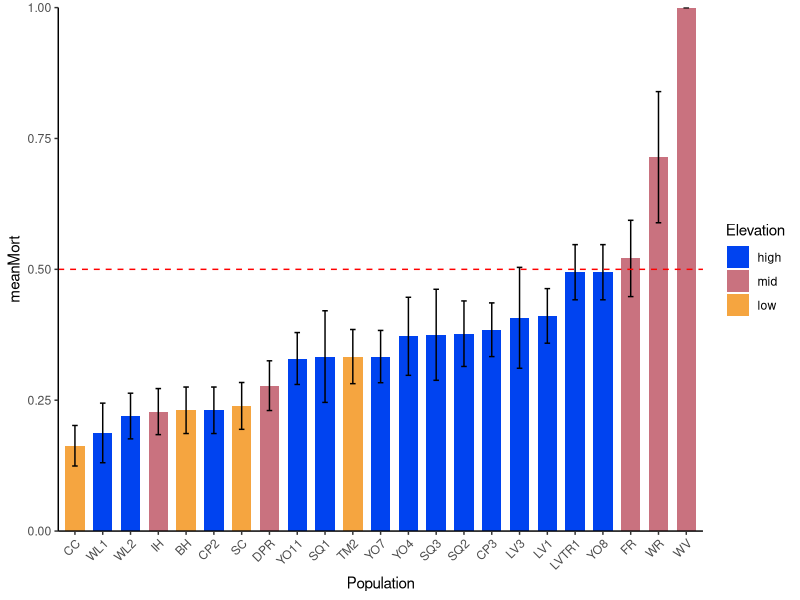
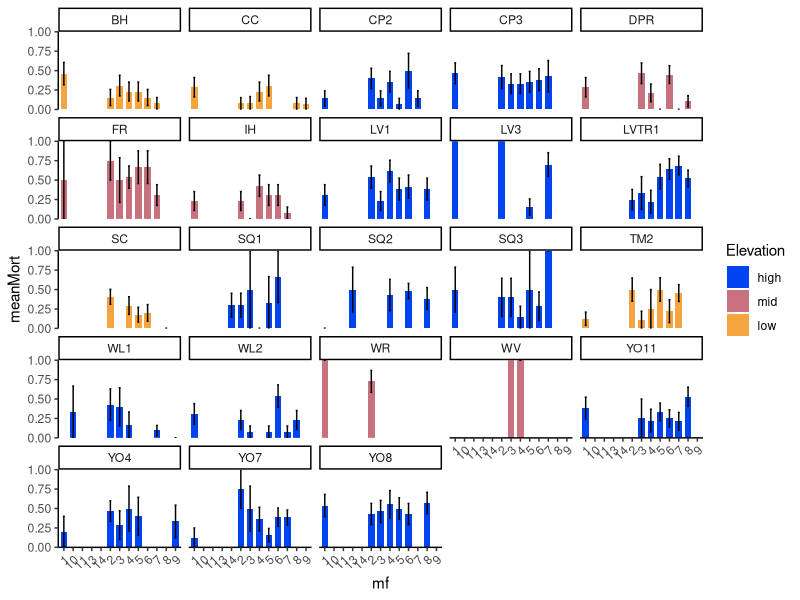
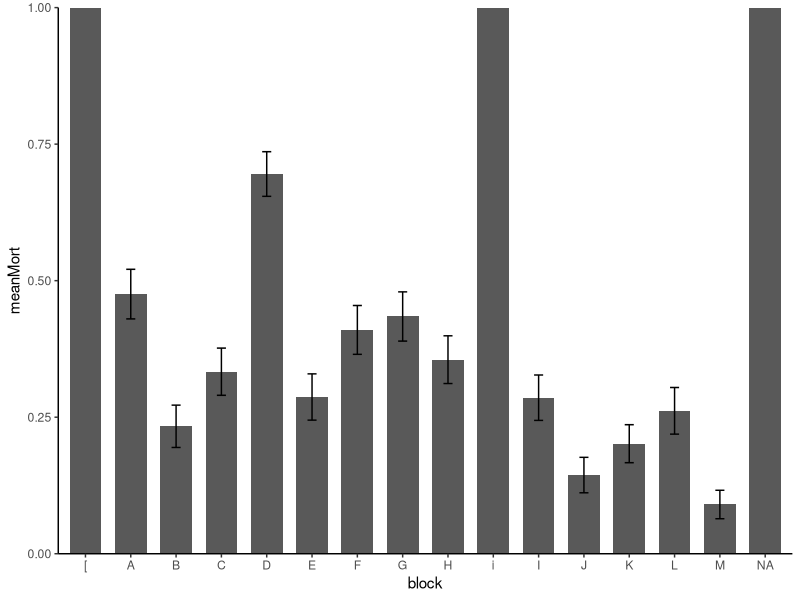
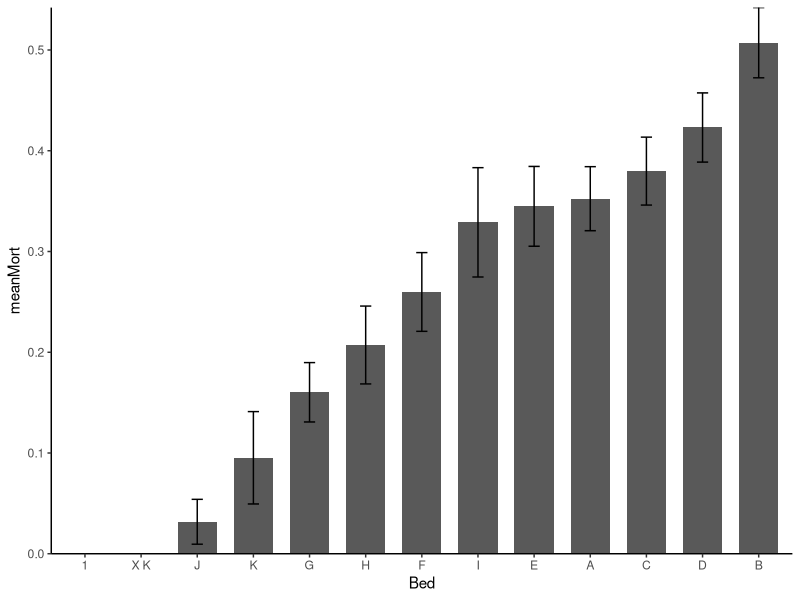
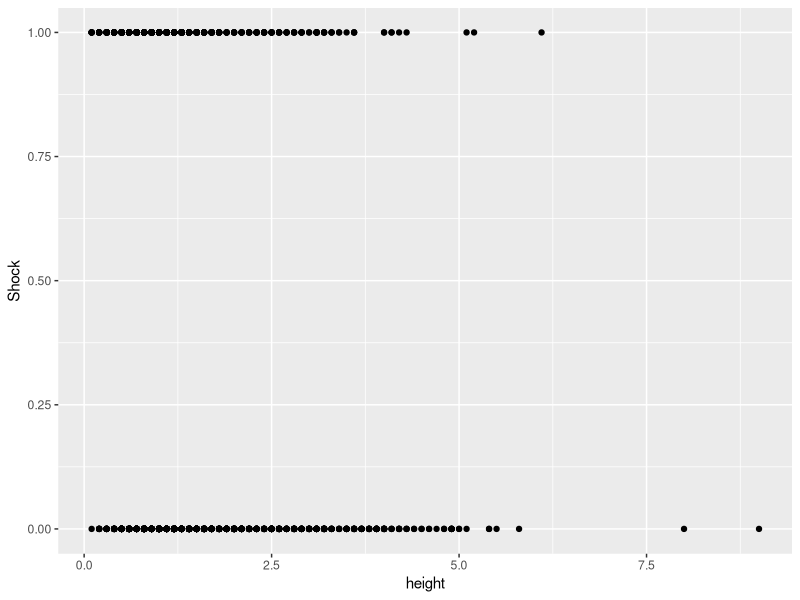
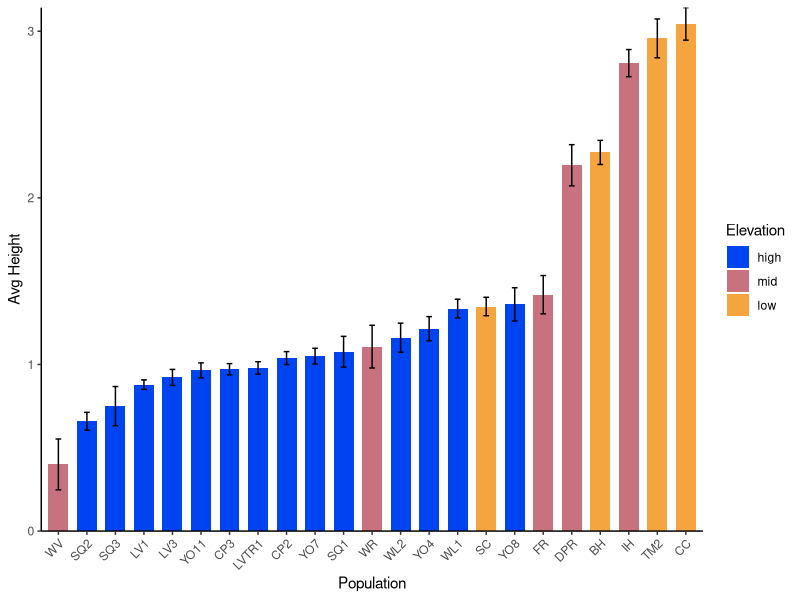
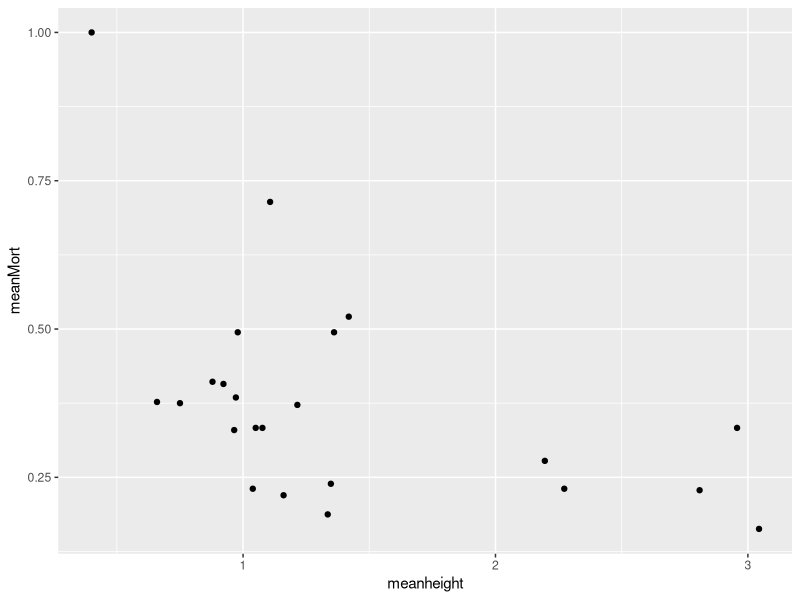
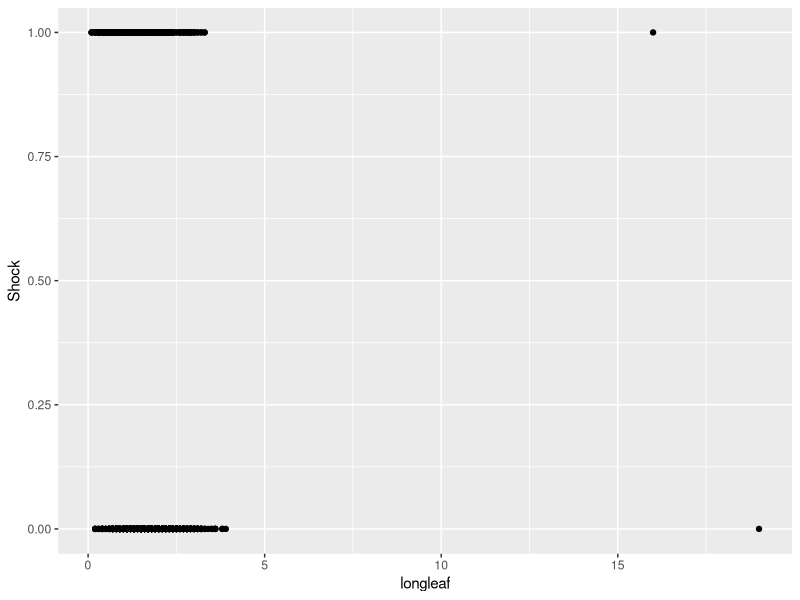

Write R code to recreate these figures, in order.
## ---- chunk 1
knitr::opts_chunk$set(echo = TRUE)
## ---- chunk 2
library(tidyverse)
sem <- function(x, na.rm=FALSE) {
  sd(x,na.rm=na.rm)/sqrt(length(na.omit(x)))
} #standard error function 

elev_three_palette <- c("#0043F0", "#C9727F", "#F5A540") #colors from Gremer et al 2019
elev_order <- c("high", "mid", "low")

## ---- chunk 3
size_0726 <- read_csv("../input/WL2_Data/WL2_size_survey_20230726_corrected.csv")
summary(size_0726)
head(size_0726)
size_0726_namecorrection <- size_0726 %>% select(block, bed ,bed.row=`bed.r ow`, bed.col=`bed.c ol`, pop:height.cm, longleaf.cm=`long.leaf. cm`, herbiv=`herbiv.y. n`)

mort_0726 <- read_csv("../input/WL2_Data/WL2_Mort_pheno_survey_20230726_corrected.csv")
summary(mort_0726)
head(mort_0726)
mort_0726_names <- mort_0726 %>% select(block:bud.date, death.date)

size_preplant_1 <- read_csv("../input/WL2_Data/WL2_DNA_Collection_Size_survey_combined20230703_corrected.csv")
summary(size_preplant_1)
names(size_preplant_1)

size_preplant_extras <- read_csv("../input/WL2_Data/WL2_Extras_DNA_collection_size_survey_combined20230706_corrected.csv")
summary(size_preplant_extras)
names(size_preplant_extras)

allpreplant_size <- rbind(size_preplant_1, size_preplant_extras)
summary(allpreplant_size)
head(allpreplant_size)
allpreplant_size_names <- allpreplant_size %>% select(pop=Pop, mf, rep, height=`height (cm)`, longleaf=`longest leaf (cm)`)

#merge pre-planting size with transplant mortality 
names(allpreplant_size_names)
names(mort_0726_names)
trans_shock_size <- merge(mort_0726_names, allpreplant_size_names)
summary(trans_shock_size) #1575 plants
head(trans_shock_size)

#MERGE pop elevation info 
pop_elev <- read_csv("../input/WL2_Data/Pops for 2023 WL2 - pops for WL2.csv")
summary(pop_elev)
pop_elev_nonotes <- pop_elev %>% select(-notes)
pop_elev_nonotes
trans_shock_size_elev <- left_join(trans_shock_size, pop_elev_nonotes, by=c("pop"="parent.pop"))
head(trans_shock_size_elev)

## ---- chunk 4
#Convert dates to 0s and 1s (for yes or no)
trans_shock_size_yn <- trans_shock_size_elev %>% mutate(Shock=ifelse(is.na(death.date), 0, ifelse(death.date=="7/26/23", 1, NA)), Repo=ifelse(is.na(bud.date), 0, 1))
#head(trans_shock_size_yn)
summary(trans_shock_size_yn)
#trans_shock_size_yn %>% filter(Shock==1) #514 dead, 2 plants died before planting --> NAs, total planted = 1573
#trans_shock_size_yn %>% filter(Repo==1) #6 reproductive, all TM2

#means by pop, pop-mf, block, bed
shock_popmeans <- trans_shock_size_yn %>% group_by(pop, elevation.group) %>% summarise(meanMort=mean(Shock, na.rm = TRUE), sem.mort=sem(Shock, na.rm=TRUE))
shock_popmeans

shock_popmeans$elevation.group <- factor(shock_popmeans$elevation.group, levels=elev_order)
#alternative: fill=factor(elevation.group, level=elev_order))
shock_popmeans$pop <- factor(shock_popmeans$pop)

shock_popmeans %>% 
  ggplot(aes(x=fct_reorder(pop, meanMort), y=meanMort, fill=elevation.group)) + 
  geom_col(width = 0.7,position = position_dodge(0.75)) + 
  geom_errorbar(aes(ymin=meanMort-sem.mort,ymax=meanMort+sem.mort),width=.2, position = 
                  position_dodge(0.75)) +
  scale_y_continuous(expand = c(0, 0)) +
  scale_fill_manual(values=elev_three_palette) + 
  labs(fill="Elevation") +
   theme_classic() +
  xlab("Population") +
  geom_hline(yintercept=0.5, linetype="dashed", color="red") +
  theme(axis.text.x = element_text(angle = 45,  hjust = 1))
 

shock_popmfmeans <- trans_shock_size_yn %>% group_by(pop, mf, elevation.group) %>% summarise(meanMort=mean(Shock, na.rm = TRUE), sem.mort=sem(Shock, na.rm=TRUE))
shock_popmfmeans

shock_popmfmeans$elevation.group <- factor(shock_popmfmeans$elevation.group, levels=elev_order)
shock_popmfmeans$mf <- factor(shock_popmfmeans$mf)

shock_popmfmeans %>% 
  ggplot(aes(x=mf, y=meanMort, fill=elevation.group)) + 
  geom_col(width = 0.7,position = position_dodge(0.75)) + 
  geom_errorbar(aes(ymin=meanMort-sem.mort,ymax=meanMort+sem.mort),width=.2, position = 
                  position_dodge(0.75)) +
  scale_y_continuous(expand = c(0, 0)) +
  scale_fill_manual(values=elev_three_palette) + 
  labs(fill="Elevation") +
   theme_classic() +
  theme(axis.text.x = element_text(angle = 45,  hjust = 1)) +
  facet_wrap(~pop)

shock_blockmeans <- trans_shock_size_yn %>% group_by(block) %>% summarise(meanMort=mean(Shock, na.rm = TRUE), sem.mort=sem(Shock, na.rm=TRUE))
shock_blockmeans #2 plants have mistake in block ([ or NA])

shock_blockmeans %>% 
  ggplot(aes(x=block, y=meanMort)) + 
  geom_col(width = 0.7,position = position_dodge(0.75)) + 
  geom_errorbar(aes(ymin=meanMort-sem.mort,ymax=meanMort+sem.mort),width=.2, position = 
                  position_dodge(0.75)) +
  scale_y_continuous(expand = c(0, 0)) +
   theme_classic() 


shock_bedmeans <- trans_shock_size_yn %>% group_by(bed) %>% summarise(meanMort=mean(Shock, na.rm = TRUE), sem.mort=sem(Shock, na.rm=TRUE))
shock_bedmeans #2 plants have mistake in bed (1 or x k)

shock_bedmeans %>% 
  ggplot(aes(x=fct_reorder(bed, meanMort), y=meanMort)) + 
  geom_col(width = 0.7,position = position_dodge(0.75)) + 
  geom_errorbar(aes(ymin=meanMort-sem.mort,ymax=meanMort+sem.mort),width=.2, position = 
                  position_dodge(0.75)) +
  scale_y_continuous(expand = c(0, 0)) +
  xlab("Bed") +
   theme_classic() 
#bed b had the highest mortality 
## ---- chunk 5
#names(trans_shock_size_yn)
trans_shock_size_yn %>% ggplot(aes(x=height, y=Shock)) + geom_point()
#height by pop to see if matches mortality 
height_popmeans <- trans_shock_size_yn %>% group_by(pop, elevation.group) %>% summarise(meanheight=mean(height, na.rm = TRUE), sem.height=sem(height, na.rm=TRUE), meanMort=mean(Shock, na.rm = TRUE), sem.mort=sem(Shock, na.rm=TRUE))
height_popmeans

height_popmeans$elevation.group <- factor(height_popmeans$elevation.group, levels=elev_order)
height_popmeans$pop <- factor(height_popmeans$pop)

height_popmeans %>% 
  ggplot(aes(x=fct_reorder(pop, meanheight), y=meanheight, fill=elevation.group)) + 
  geom_col(width = 0.7,position = position_dodge(0.75)) + 
  geom_errorbar(aes(ymin=meanheight-sem.height,ymax=meanheight+sem.height),width=.2, position = 
                  position_dodge(0.75)) +
  scale_y_continuous(expand = c(0, 0)) +
  scale_fill_manual(values=elev_three_palette) + 
  labs(fill="Elevation") +
   theme_classic() +
  xlab("Population") +
  ylab("Avg Height") +
  theme(axis.text.x = element_text(angle = 45,  hjust = 1))
#not an exact match, but WV was the smallest (and died the most)
height_popmeans %>% ggplot(aes(x=meanheight, y=meanMort)) + geom_point()

#longest leaf by shock 
trans_shock_size_yn %>% ggplot(aes(x=longleaf, y=Shock)) + geom_point()
#longest leaf by pop to see if matches mortality 
longleaf_popmeans <- trans_shock_size_yn %>% group_by(pop, elevation.group) %>% summarise(meanlongleaf=mean(longleaf, na.rm = TRUE), sem.longleaf=sem(longleaf, na.rm=TRUE), meanMort=mean(Shock, na.rm = TRUE), sem.mort=sem(Shock, na.rm=TRUE))
longleaf_popmeans

longleaf_popmeans$elevation.group <- factor(longleaf_popmeans$elevation.group, levels=elev_order)
longleaf_popmeans$pop <- factor(longleaf_popmeans$pop)

longleaf_popmeans %>% 
  ggplot(aes(x=fct_reorder(pop, meanlongleaf), y=meanlongleaf, fill=elevation.group)) + 
  geom_col(width = 0.7,position = position_dodge(0.75)) + 
  geom_errorbar(aes(ymin=meanlongleaf-sem.longleaf,ymax=meanlongleaf+sem.longleaf),width=.2, position = 
                  position_dodge(0.75)) +
  scale_y_continuous(expand = c(0, 0)) +
  scale_fill_manual(values=elev_three_palette) + 
  labs(fill="Elevation") +
   theme_classic() +
  xlab("Population") +
  ylab("Avg Longest Leaf") +
  theme(axis.text.x = element_text(angle = 45,  hjust = 1))
#again WV the smallest

longleaf_popmeans %>% ggplot(aes(x=meanlongleaf, y=meanMort)) + geom_point()
## ---- chunk 6
xtabs(~Shock + height, data = trans_shock_size_yn) #contingency table 

mylogit_height = glm(Shock ~ height, data = trans_shock_size_yn, family = binomial())
summary(mylogit_height) #P<0.0001, int= -0.112, height= -0.424
#signficant negative relationship between height and survival 

xtabs(~Shock + longleaf, data = trans_shock_size_yn)
mylogit_longleaf = glm(Shock ~ longleaf, data = trans_shock_size_yn, family = binomial())
summary(mylogit_longleaf) #P<0.0001, int=0.4806, longleaf= -0.79
#significant negative relationship between longest leaf and survival 

#joint log reg
mylogit_size = glm(Shock ~ height+longleaf, data=trans_shock_size_yn, family=binomial())
summary(mylogit_size)
#when both in the model, only longest leaf is significant (-0.686, P<0.0001)
## ---- chunk 7
head(size_0726_namecorrection)
size_0726_namecorrection_mergeprep <- size_0726_namecorrection %>% rename(height.field=height.cm, longleaf.field=longleaf.cm)

#merge pre-planting size with transplant mortality 
names(allpreplant_size_names)
names(size_0726_namecorrection_mergeprep)
trans_shock_sizechange <- merge(size_0726_namecorrection_mergeprep, allpreplant_size_names)
summary(trans_shock_sizechange) #1572 plants
head(trans_shock_sizechange)

#MERGE pop elevation info 
trans_shock_sizechange_elev <- left_join(trans_shock_sizechange, pop_elev_nonotes, by=c("pop"="parent.pop"))
#trans_shock_sizechange_elev

trans_shock_sizechange_elev %>% ggplot(aes(height, height.field)) + geom_point()
trans_shock_sizechange_elev %>% filter(height>7.5)

trans_shock_sizechange_elev %>% ggplot(aes(longleaf, longleaf.field)) + geom_point() #likely typo: one plant in field with 500 cm leaf?
trans_shock_sizechange_elev %>% filter(longleaf>15)
